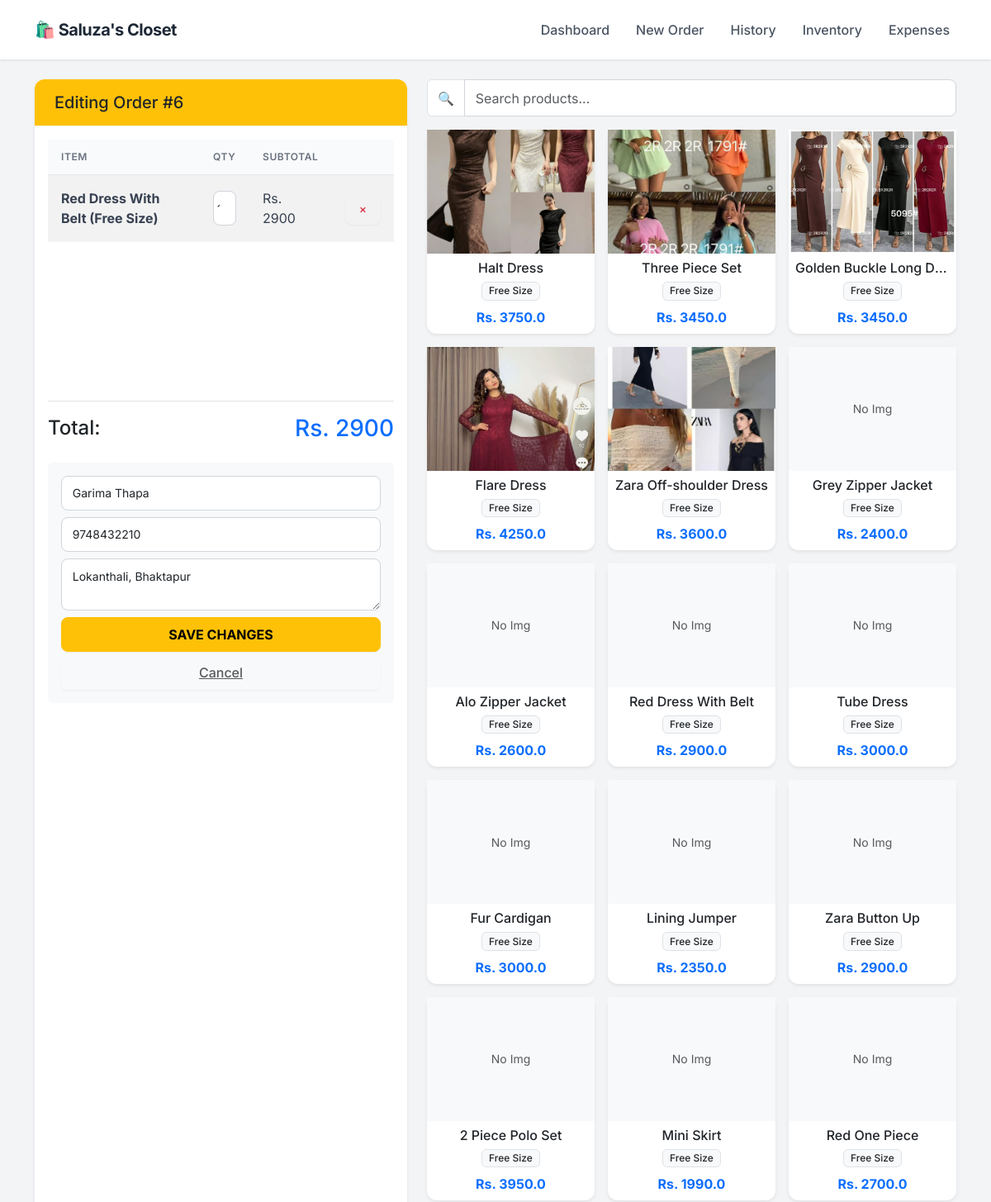
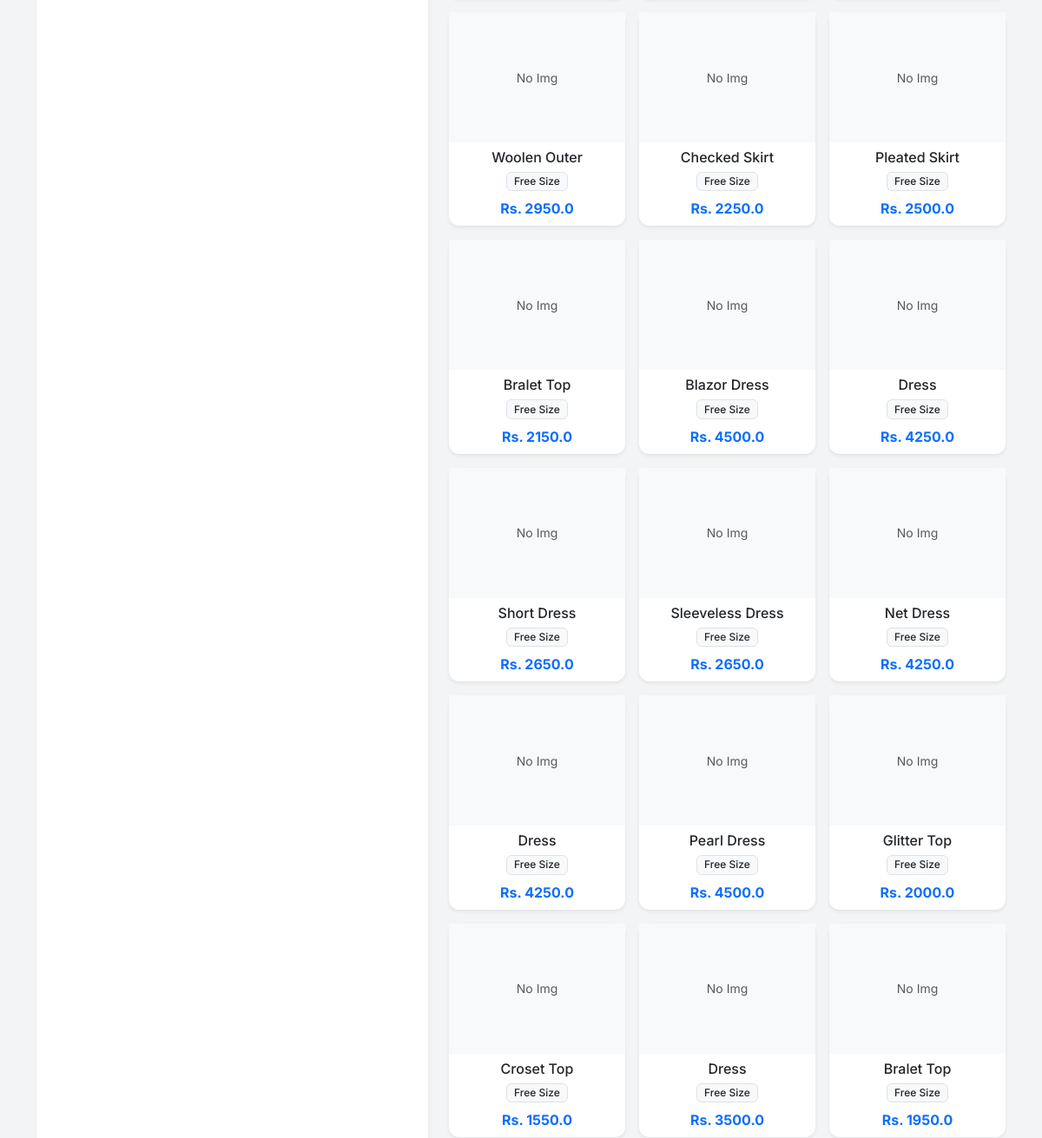
The app's page /edit_order/6 (upper part), older data (2 pictures, top to bottom).
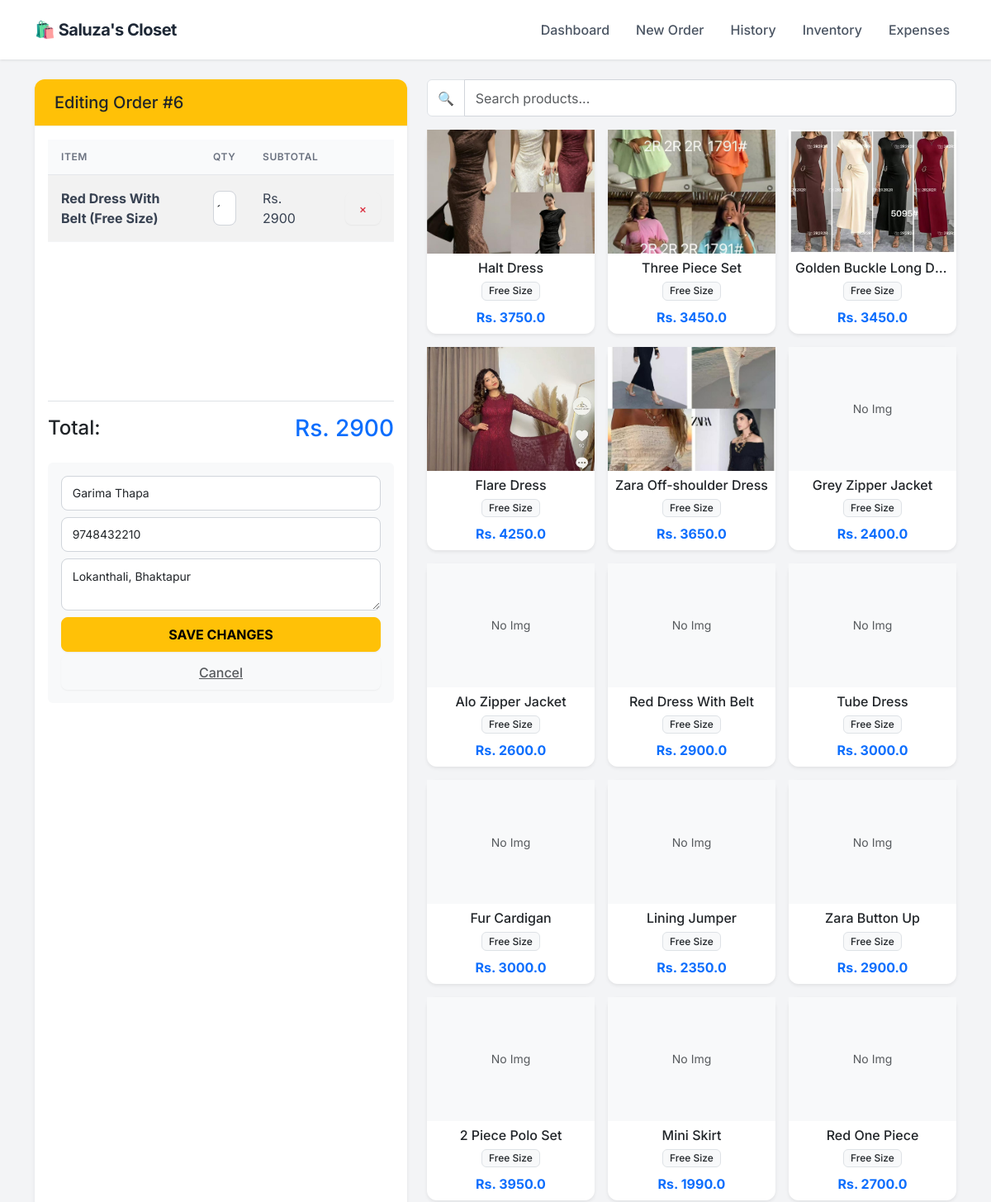
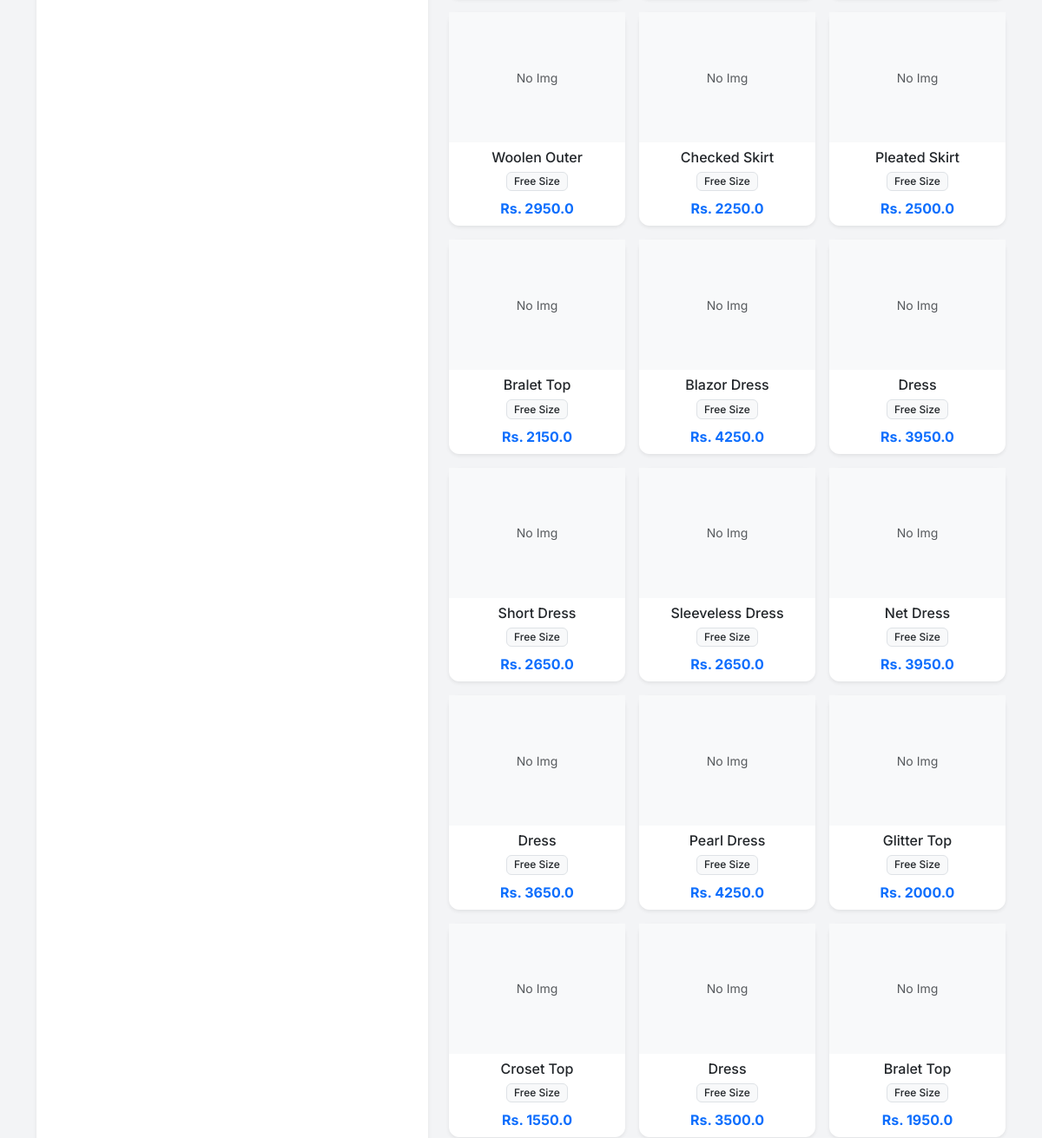
The same page, newer data (2 pictures, top to bottom).
### app.py (models this page shows)
class Product(db.Model):
    id = db.Column(db.Integer, primary_key=True)
    sku = db.Column(db.String(50), unique=True, nullable=True)
    name = db.Column(db.String(100), nullable=False)
    size = db.Column(db.String(10), nullable=False)
    cost_price = db.Column(db.Float, default=0.0)
    price = db.Column(db.Float, nullable=False)
    stock = db.Column(db.Integer, default=0)
    image = db.Column(db.String(100), nullable=True)

### app.py (the view)
@app.route('/edit_order/<int:id>')
def edit_order_page(id):
    order = Order.query.get_or_404(id)
    products = Product.query.all()
    return render_template('edit_order.html', order=order, products=products)

### templates/edit_order.html (shortened to what this page needs)
{% extends "layout.html" %}
{% block content %}
<div class="row h-100">
    <div class="col-md-5">
        <div class="card shadow-sm h-100 border-warning">
            <div class="card-header bg-warning text-dark">
                <h5 class="mb-0">Editing Order #{{ order.id }}</h5>
            </div>
            <div class="card-body d-flex flex-column">
                <div class="table-responsive flex-grow-1 mb-3" style="max-height: 300px; overflow-y: auto;">
                    <table class="table table-sm table-striped align-middle">
                        <thead class="table-light sticky-top">
                            <tr>
                                <th>Item</th>
                                <th style="width: 60px;">Qty</th>
                                <th>Subtotal</th>
                                <th></th>
                            </tr>
                        </thead>
                        <tbody id="cartBody"></tbody>
                    </table>
                </div>
                <div class="d-flex justify-content-between align-items-center border-top pt-3 mb-3">
                    <h4>Total:</h4>
                    <h3 class="text-primary">Rs. <span id="grandTotal">0</span></h3>
                </div>
                <div class="bg-light p-3 rounded">
                    <input type="text" id="custName" class="form-control form-control-sm mb-2" value="{{ order.customer_name }}">
                    <input type="text" id="custPhone" class="form-control form-control-sm mb-2" value="{{ order.phone }}">
                    <textarea id="custAddress" class="form-control form-control-sm mb-2" rows="2">{{ order.address }}</textarea>
                    <button onclick="updateOrder()" class="btn btn-warning w-100 fw-bold">SAVE CHANGES</button>
                    <a href="/orders" class="btn btn-link text-muted w-100 mt-1">Cancel</a>
                </div>
            </div>
        </div>
    </div>
    <div class="col-md-7">
        <div class="input-group mb-3">
            <span class="input-group-text bg-white">🔍</span>
            <input type="text" id="searchInput" class="form-control" placeholder="Search products..." onkeyup="filterProducts()">
        </div>
        <div class="row row-cols-1 row-cols-md-3 g-3" id="productGrid" style="max-height: 80vh; overflow-y: auto;">
            {% for p in products %}
            <div class="col product-card-col" data-name="{{ p.name.lower() }} {{ p.sku.lower() if p.sku else '' }}">
                <div class="card h-100 shadow-sm border-0" onclick="addToCart({{ p.id }}, '{{ p.name }}', '{{ p.size }}', {{ p.price }}, {{ p.stock }})" style="cursor: pointer;">
                    <div style="height: 150px; overflow: hidden; background-color: #f8f9fa;" class="d-flex align-items-center justify-content-center">
                        {% if p.image %}
                        <img src="{{ url_for('static', filename='uploads/' + p.image) }}" style="width: 100%; height: 100%; object-fit: cover;">
                        {% else %}
                        <span class="text-muted small">No Img</span>
                        {% endif %}
                    </div>
                    <div class="card-body p-2 text-center">
                        <h6 class="card-title mb-1 text-truncate">{{ p.name }}</h6>
                        <span class="badge bg-light text-dark border">{{ p.size }}</span>
                        <div class="mt-2 text-primary fw-bold">Rs. {{ p.price }}</div>
                    </div>
                </div>
            </div>
            {% endfor %}
        </div>
    </div>
</div>
{% endblock %}

Row changes from the older to the newer data that the page shows:
changed Product "Zara Off-shoulder Dress": price "3600.0" → "3650.0"
changed Product "Blazor Dress": price "4500.0" → "4250.0"
changed Product (number 21 of 30 on the later page): price "4250.0" → "3950.0"
changed Product "Net Dress": price "4250.0" → "3950.0"
changed Product (number 25 of 30 on the later page): price "4250.0" → "3650.0"
changed Product "Pearl Dress": price "4500.0" → "4250.0"
